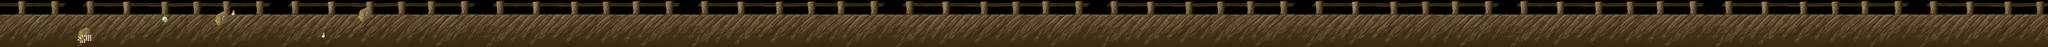

Rendered tile map (Tiled .tmx) drawn with the repository's tilesets; below, a short description and the map source with its tile grids summarised:
An orthogonal 1000x23 tile map with 20x20 px tiles, 4 tile layers (Kachelebene 5, $s.Subject, Kachelebene 3, $c.CollisionLayer), 3 tilesets and 6 objects (3x truhe2, 2x trank, orb).

<map version="1.0" orientation="orthogonal" width="1000" height="23" tilewidth="20" tileheight="20">
 <properties>
  <property name="$bg" value="" />
  <property name="OffsetX" value="8" />
  <property name="OffsetY" value="0" />
 </properties>
 <tileset firstgid="1" name="map_01" tilewidth="20" tileheight="20">
  <image source="tilesheets/map_01.png" width="512" height="1024" />
  <tile id="269">
   <properties>
    <property name="spawn" value="" />
   </properties>
  </tile>
  <tile id="449">
   <properties>
    <property name="spawn" value="" />
   </properties>
  </tile>
 </tileset>
 <tileset firstgid="1276" name="map_02" tilewidth="20" tileheight="20">
  <image source="map_02.png" width="256" height="256" />
 </tileset>
 <tileset firstgid="1420" name="ground_brige_460p_pot" tilewidth="20" tileheight="20">
  <image source="../backgrounds/ground_brige_460p_pot.png" width="2048" height="1024" />
 </tileset>
 <layer name="Kachelebene 5" width="1000" height="23">
  <data>[23000 cells, 23000 non-empty, 2300 distinct tile ids]</data>
 </layer>
 <layer name="$s.Subject" width="1000" height="23">
  <data>[23000 cells, 2 non-empty, 2 distinct tile ids]</data>
 </layer>
 <layer name="Kachelebene 3" width="1000" height="23">
  <data>[23000 cells, 189 non-empty, 71 distinct tile ids]</data>
 </layer>
 <objectgroup draworder="topdown" name="$o.ObjectLayer" width="1000" height="23">
  <object type="truhe2" x="760" y="260" width="140" height="160" />
  <object type="truhe2" x="2100" y="100" width="140" height="160" />
  <object type="truhe2" x="3500" y="60" width="140" height="160" />
  <object type="trank" x="2260" y="100" width="40" height="60" />
  <object type="trank" x="3140" y="320" width="40" height="60" />
  <object type="orb" x="1580" y="160" width="60" height="60" />
 </objectgroup>
 <layer name="$c.CollisionLayer" width="1000" height="23">
  <data>[23000 cells, 17 non-empty, 1 distinct tile ids]</data>
 </layer>
</map>
